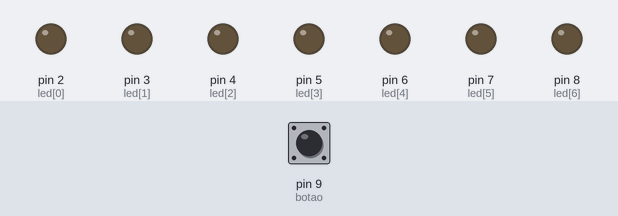
Bench run of a sketch on a simulated Arduino Uno, built with avr-gcc and run on an emulated ATmega328P. On the bench: output pins drawn as LEDs (lit = HIGH). Inputs (shaded band) come from the test bench; at power-on: pin 9 (botao) HIGH. Random numbers use the default seed unless the sketch sets one.

Above: at 1.2 s.
1.3 s: pin 9 (botao) pulled LOW for 3.2 s
At 3.8 s:
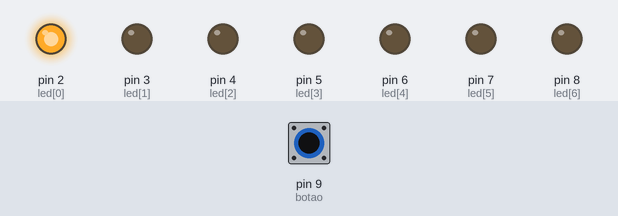
6.0 s: pin 9 (botao) pulled LOW for 0.15 s
At 7.0 s:
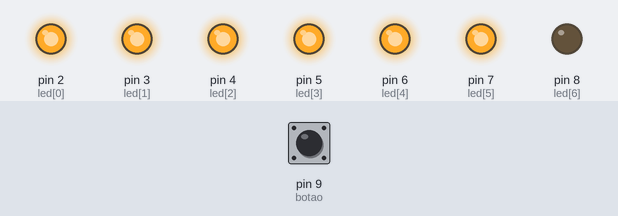
7.6 s: pin 9 (botao) pulled LOW for 3.2 s
At 11.7 s:
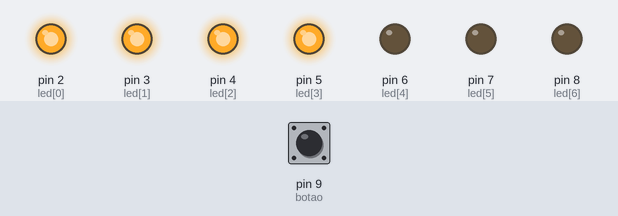
12.3 s: pin 9 (botao) pulled LOW for 1 s
At 13.4 s:
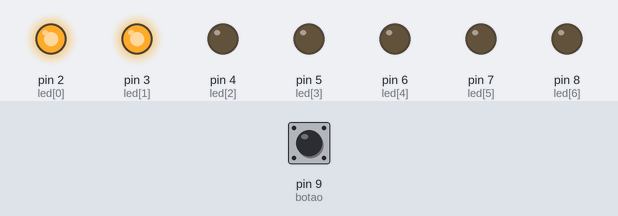
Timing chart, 0 to 15.3 s (numbered marks = the images above; inputs shaded):
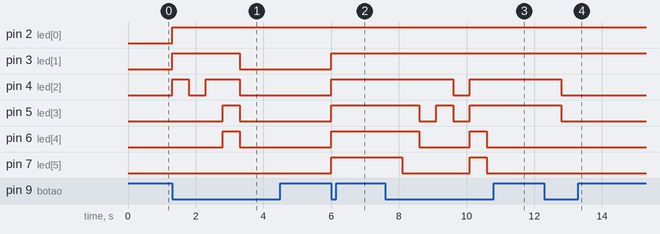

The sketch:

Projeto_106_Dado_Eletronico.ino
```cpp
// Projeto 106 - Dado Eletrônico
// Arduino Uno | Arduino Neon Lab

int led[]={2,3,4,5,6,7,8}, botao=9;
 void setup(){ for(int i=0;i<7;i++) pinMode(led[i],OUTPUT); pinMode(botao,INPUT_PULLUP);
 randomSeed(analogRead(A0)); }
 void loop(){
   if(!digitalRead(botao)){
     int v=random(1,7);
     for(int i=0;i<7;i++) digitalWrite(led[i], (i<v));
     delay(500);
   }
 }
```

Measured:
- after the input at 1.3 s, pin 2 (led[0]): LOW → HIGH at once; pin 3 (led[1]): LOW → HIGH at once, → LOW 2.0 s later; pin 4 (led[2]): LOW → HIGH at once, → LOW 0.50 s later, → HIGH 0.50 s later, → LOW 1.0 s later; pin 5 (led[3]), pin 6 (led[4]): LOW → HIGH after 1.5 s, → LOW 0.50 s later
- after the input at 6.0 s, pin 3 (led[1]), pin 4 (led[2]), pin 5 (led[3]), pin 6 (led[4]), pin 7 (led[5]): LOW → HIGH at once
- after the input at 7.6 s, pin 4 (led[2]): HIGH → LOW after 2.0 s, → HIGH 0.50 s later; pin 5 (led[3]): alternates HIGH for 0.50 s and LOW for 0.50 s, 4 changes in all, then stays HIGH, starting after 1.0 s
- after the input at 12.3 s, pin 4 (led[2]), pin 5 (led[3]): HIGH → LOW after 0.50 s
